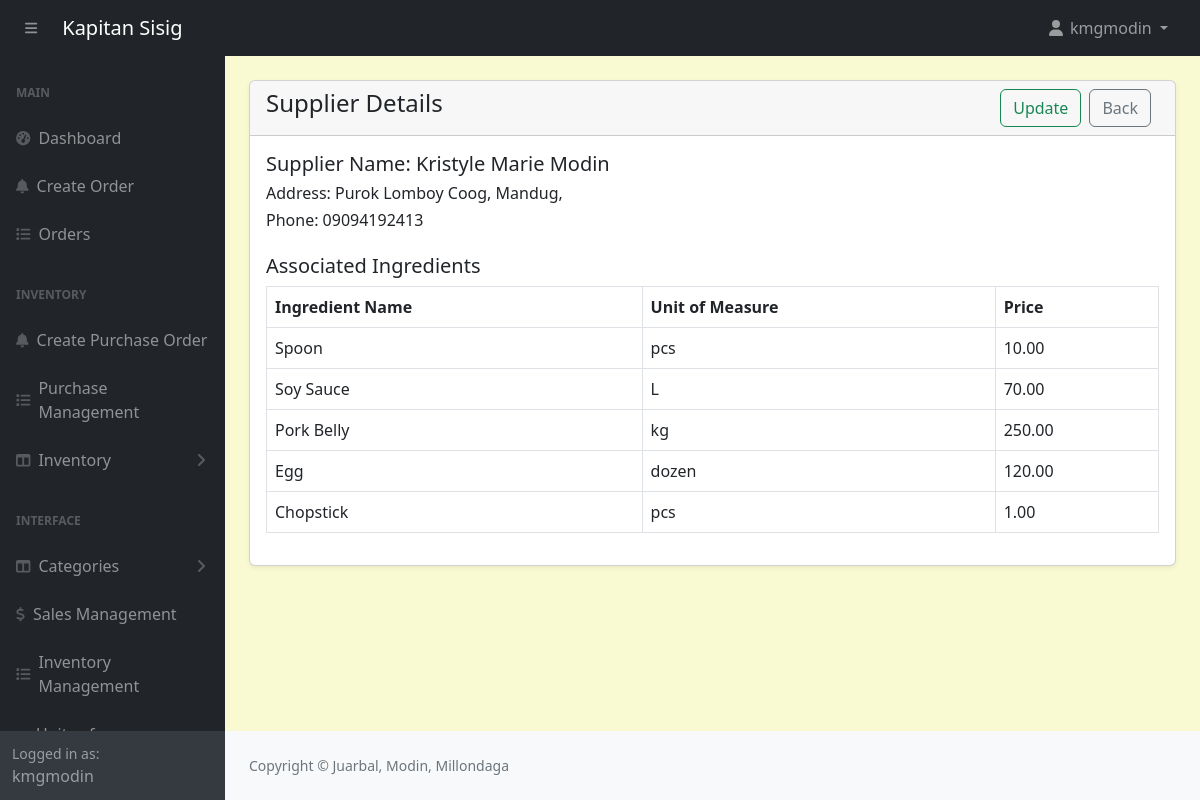
/admin/suppliers-ingredient-view.php?id=1 (signed in), run on the app's committed database.
### tables this page shows
CREATE TABLE `suppliers` (
  `id` int(11) NOT NULL,
  `firstname` varchar(191) NOT NULL,
  `lastname` varchar(191) NOT NULL,
  `phonenumber` varchar(191) NOT NULL,
  `address` varchar(191) NOT NULL
);

CREATE TABLE `supplier_ingredients` (
  `id` int(11) NOT NULL,
  `supplier_id` int(11) NOT NULL,
  `ingredient_id` int(11) NOT NULL,
  `price` decimal(10,2) NOT NULL,
  `unit_id` int(11) NOT NULL
);

CREATE TABLE `ingredients` (
  `id` int(11) NOT NULL,
  `name` varchar(191) NOT NULL,
  `unit_id` int(11) NOT NULL,
  `category` varchar(191) NOT NULL,
  `quantity` decimal(10,2) NOT NULL,
  `reorder_point` decimal(10,2) NOT NULL
);

CREATE TABLE `units_of_measure` (
  `id` int(11) NOT NULL,
  `category_id` int(11) DEFAULT NULL,
  `uom_name` varchar(255) DEFAULT NULL,
  `type` enum('reference','bigger','smaller') DEFAULT NULL,
  `ratio` decimal(10,5) DEFAULT NULL,
  `active` tinyint(1) DEFAULT 1,
  `rounding_precision` decimal(10,5) DEFAULT NULL
);

### admin/suppliers-ingredient-view.php (the view)
<?php
include('includes/header.php');
if (isset($_GET['id'])) {
    $supplierId = intval($_GET['id']);
    $supplierQuery = "SELECT * FROM suppliers WHERE id = $supplierId";
    $supplierResult = mysqli_query($conn, $supplierQuery);
    $supplier = mysqli_fetch_assoc($supplierResult);
    $ingredientsQuery = "
        SELECT ingredients.name AS ingredient_name,
            uom.uom_name AS unit_name,
            supplier_ingredients.price
        FROM supplier_ingredients
        JOIN ingredients ON supplier_ingredients.ingredient_id = ingredients.id
        LEFT JOIN units_of_measure uom ON supplier_ingredients.unit_id = uom.id
        WHERE supplier_ingredients.supplier_id = $supplierId
    ";
    $ingredientsResult = mysqli_query($conn, $ingredientsQuery);
    $hasIngredients = mysqli_num_rows($ingredientsResult) > 0;
    $hasIngredients = mysqli_num_rows($ingredientsResult) > 0;
} else {
    header('Location: suppliers.php');
    exit;
}
?>
<div class="container-fluid px-4">
    <div class="card mt-4 shadow-sm">
        <div class="card-header">
            <h4 class="mb-0">Supplier Details
                <a href="suppliers.php" class="btn btn-outline-secondary float-end me-2">Back</a>
                <a href="suppliers-ingredient-update.php?id=<?= urlencode($supplierId); ?>" class="btn btn-outline-success float-end me-2 <?= !$hasIngredients ? 'disabled' : ''; ?>">Update</a>
            </h4>
        </div>
        <div class="card-body">
            <?php if ($supplier): ?>
                <h5>Supplier Name: <?= htmlspecialchars($supplier['firstname'] . ' ' . $supplier['lastname']) ?></h5>
                <h6>Address: <?= htmlspecialchars($supplier['address']) ?></h6>
                <h6>Phone: <?= htmlspecialchars($supplier['phonenumber']) ?></h6>
                <h5 class="mt-4">Associated Ingredients</h5>
                <table class="table table-bordered">
                    <thead>
                        <tr>
                            <th>Ingredient Name</th>
                            <th>Unit of Measure</th>
                            <th>Price</th>
                        </tr>
                    </thead>
                    <tbody>
                        <?php if ($hasIngredients): ?>
                            <?php while ($ingredient = mysqli_fetch_assoc($ingredientsResult)): ?>
                                <tr>
                                    <td><?= htmlspecialchars($ingredient['ingredient_name']) ?></td>
                                    <td><?= htmlspecialchars($ingredient['unit_name']) ?></td>
                                    <td><?= htmlspecialchars(number_format($ingredient['price'], 2)) ?></td>
                                </tr>
                            <?php endwhile; ?>
                        <?php else: ?>
                            <tr>
                                <td colspan="3" class="text-center">No ingredients found for this supplier.</td>
                            </tr>
                        <?php endif; ?>
                    </tbody>
                </table>
            <?php else: ?>
                <h6 class="text-danger">Supplier not found.</h6>
            <?php endif; ?>
        </div>
    </div>
</div>
<?php include('includes/footer.php'); ?>

### admin/assets/css/custom.css (style rules this page uses)
body { margin: 0; font-family: system-ui, -apple-system, "Segoe UI", Roboto, "Helvetica Neue", "Noto Sans", "Liberation Sans", Arial, sans-serif; font-size: 1rem; font-weight: 400; line-height: 1.5; color: #212529; text-align: left; background-color: #FAFAD2; -webkit-text-size-adjust: 100%; -webkit-tap-highlight-color: rgba(0, 0, 0, 0); }

### data on the page
suppliers: firstname+lastname "Kristyle Marie Modin", address "Purok Lomboy Coog, Mandug,", phonenumber "09094192413"
supplier_ingredients: ingredient.name "Spoon", units_of_measure.uom_name "pcs", price "10.00"
supplier_ingredients: ingredient.name "Soy Sauce", units_of_measure.uom_name "L", price "70.00"
supplier_ingredients: ingredient.name "Pork Belly", units_of_measure.uom_name "kg", price "250.00"
supplier_ingredients: ingredient.name "Egg", units_of_measure.uom_name "dozen", price "120.00"
supplier_ingredients: ingredient.name "Chopstick", units_of_measure.uom_name "pcs", price "1.00"

### other printed values
$_SESSION['loggedInUser']['username'] "kmgmodin"
